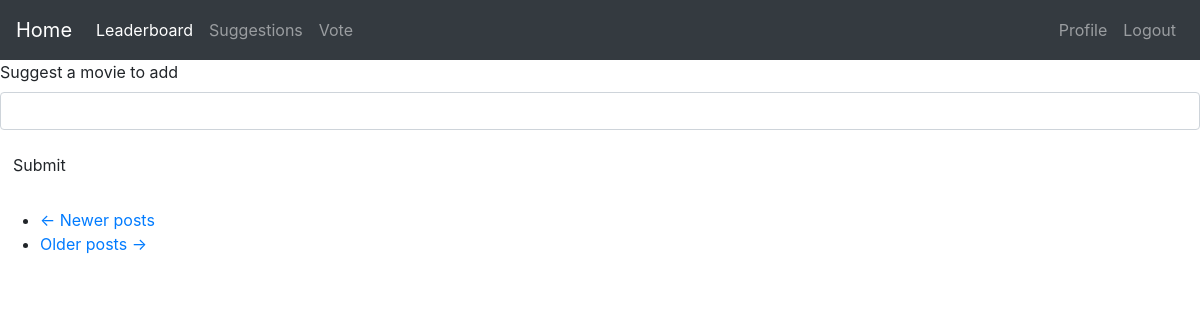
Page /suggestions (signed in) on the earlier database version.
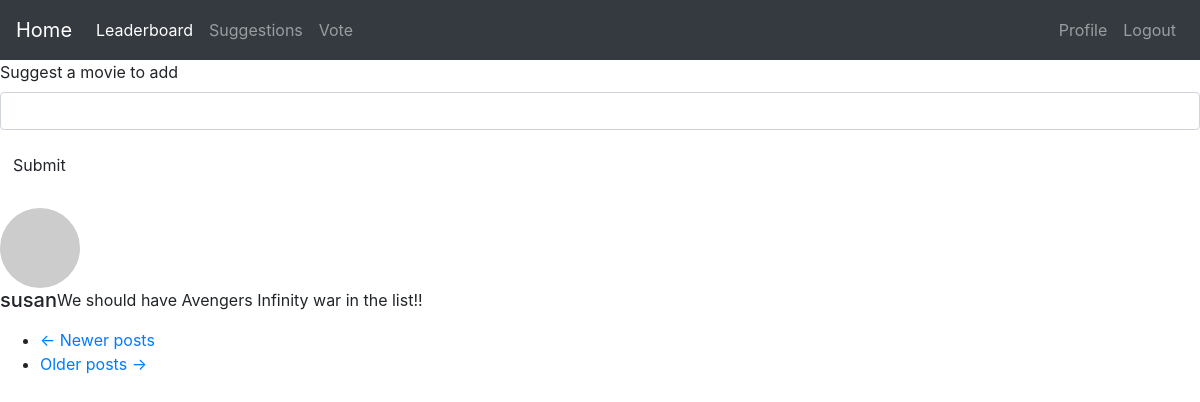
Same page on the later database version.
### app/models.py (models this page shows, shortened)
class Post(db.Model):
    id = db.Column(db.Integer, primary_key=True)
    body = db.Column(db.String(140))
    timestamp = db.Column(db.DateTime, index=True, default=datetime.utcnow)
    user_id = db.Column(db.Integer, db.ForeignKey('user.id'))
    topic_type = db.Column(db.String(20))

class User(UserMixin, db.Model):
    id = db.Column(db.Integer, primary_key=True)
    username = db.Column(db.String(64), index=True, unique=True)
    email = db.Column(db.String(120), index=True, unique=True)
    password_hash = db.Column(db.String(128))
    posts = db.relationship('Post', backref='author', lazy='dynamic')
    about_me = db.Column(db.String(140))
    last_seen = db.Column(db.DateTime, default=datetime.utcnow)
    admin = db.Column(db.Boolean)
    followed = db.relationship(
        'User', secondary=followers,
        primaryjoin=(followers.c.follower_id == id),
        secondaryjoin=(followers.c.followed_id == id),
        backref=db.backref('followers', lazy='dynamic'), lazy='dynamic')
    voted = db.Column(db.Boolean)
    movie_vote1 = db.Column(db.String(64))
    movie_vote2 = db.Column(db.String(64))
    movie_vote3 = db.Column(db.String(64))
    movie_vote4 = db.Column(db.String(64))
    movie_vote5 = db.Column(db.String(64))
    def avatar(self, size):
        digest = md5(self.email.lower().encode('utf-8')).hexdigest()
        return 'https://www.gravatar.com/avatar/{}?d=identicon&s={}'.format(
            digest, size)

### app/routes.py (the view)
@app.route('/suggestions', methods=['GET', 'POST'])
@login_required
def suggestions():
    form = SuggestForm()
    if form.validate_on_submit():
        new_post = Post(body=form.post.data, author=current_user, topic_type="Suggestion")
        db.session.add(new_post)
        db.session.commit()
        flash("Thank you for your suggestion")
        return redirect(url_for('suggestions'))
    page = request.args.get('page', 1, type=int)
    posts = db.session.query(Post).filter_by(topic_type="Suggestion").order_by(Post.timestamp.desc()).from_self()
    return render_template("suggestions.html", title="suggestions", form=form, posts=posts)

### app/forms.py (shortened to what this page needs)
class SuggestForm(FlaskForm):
    post = StringField('Suggest a movie to add', validators=[DataRequired()])
    submit = SubmitField('Submit')

### app/models.py (called while the page is built)
@login.user_loader
def load_user(id):
    return User.query.get(int(id))

### app/routes.py (called while the page is built)
@app.before_request
def before_request():
    if current_user.is_authenticated:
        current_user.last_seen = datetime.utcnow()
        db.session.commit()

### app/templates/suggestions.html
{% extends "base.html" %}
{% import 'bootstrap/wtf.html' as wtf %}
{% block app_content %}
    {% if form %}
        {{ wtf.quick_form(form) }}
    {% endif %}
    <br>
    {% for post in posts %}
        {% include '_post.html' %}
    {% endfor %}
    <nav aria-label="...">
        <ul class="pager">
            <li class="previous{% if not prev_url %} disabled{% endif %}">
                <a href="{{ prev_url or '#' }}">
                    <span aria-hidden="true">&larr;</span> Newer posts
                </a>
            </li>
            <li class="next{% if not next_url %} disabled{% endif %}">
                <a href="{{ next_url or '#' }}">
                    Older posts <span aria-hidden="true">&rarr;</span>
                </a>
            </li>
        </ul>
    </nav>
{% endblock %}

### app/templates/_post.html
<img class="d-flex mr-3 rounded-circle" src="{{ post.author.avatar(70) }}" alt="">
<div class="media mb4">
  <h5 class="mt-0">  {{ post.author.username }} </h5>
    <p>{{ post.body }}</p>
</div>

Differences in the rows shown:
added Post: author.username "susan", body "We should have Avengers Infinity war in the list!!"
